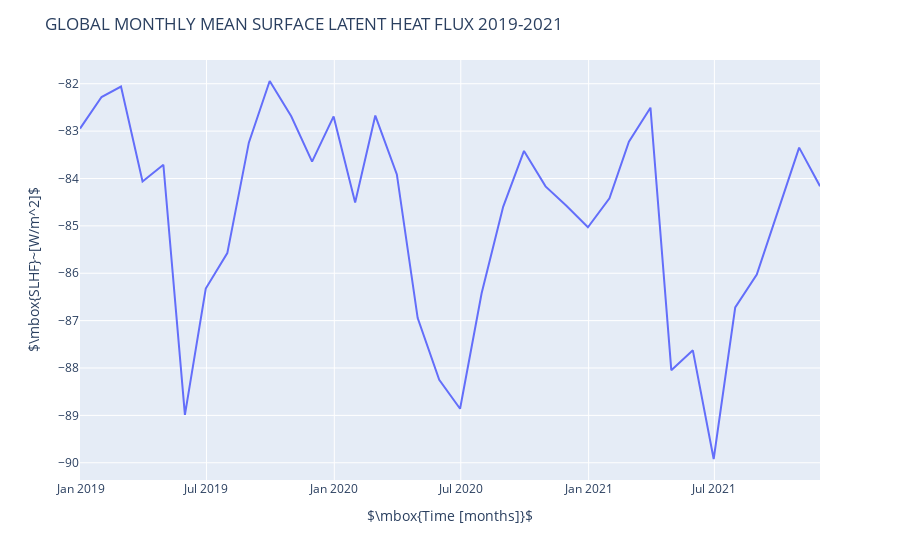

Notebook source saved alongside this figure:
### Markdown cell above
#### Plot result

### Code cell
monthly_global_slhf_ts = monthly_global_slhf_ts.squeeze()
fig = px.line(
    x=monthly_global_slhf_ts["time"],
    y=monthly_global_slhf_ts["slhf"],
)
fig.update_layout(
    xaxis_title=r"$\mbox{Time [months]}$",
    yaxis_title=r"$\mbox{SLHF}~[W/m^2]$",
    title="GLOBAL MONTHLY MEAN SURFACE LATENT HEAT FLUX 2019-2021",
)
fig.show()

### Figure 1 — Plotly figure (JSON) as saved in the notebook; plotly's stock layout.template omitted (floating-point values rounded to 4 significant figures)
{"data": [{"hovertemplate": "x=%{x}<br>y=%{y}<extra></extra>", "legendgroup": "", "line": {"color": "#636efa", "dash": "solid"}, "marker": {"symbol": "circle"}, "mode": "lines", "name": "", "orientation": "v", "showlegend": false, "type": "scatter", "x": ["2018-12-31T00:00:00", "2019-01-31T00:00:00", "2019-02-28T00:00:00", "2019-03-31T00:00:00", "2019-04-30T00:00:00", "2019-05-31T00:00:00", "2019-06-30T00:00:00", "2019-07-31T00:00:00", "2019-08-31T00:00:00", "2019-09-30T00:00:00", "2019-10-31T00:00:00", "2019-11-30T00:00:00", "2019-12-31T00:00:00", "2020-01-31T00:00:00", "2020-02-29T00:00:00", "2020-03-31T00:00:00", "2020-04-30T00:00:00", "2020-05-31T00:00:00", "2020-06-30T00:00:00", "2020-07-31T00:00:00", "2020-08-31T00:00:00", "2020-09-30T00:00:00", "2020-10-31T00:00:00", "2020-11-30T00:00:00", "2020-12-31T00:00:00", "2021-01-31T00:00:00", "2021-02-28T00:00:00", "2021-03-31T00:00:00", "2021-04-30T00:00:00", "2021-05-31T00:00:00", "2021-06-30T00:00:00", "2021-07-31T00:00:00", "2021-08-31T00:00:00", "2021-09-30T00:00:00", "2021-10-31T00:00:00", "2021-11-30T00:00:00"], "xaxis": "x", "y": [-82.95, -82.28, -82.06, -84.06, -83.71, -88.99, -86.32, -85.57, -83.24, -81.94, -82.69, -83.64, -82.69, -84.51, -82.67, -83.92, -86.95, -88.25, -88.86, -86.42, -84.6, -83.42, -84.17, -84.57, -85.03, -84.42, -83.22, -82.51, -88.05, -87.63, -89.92, -86.72, -86.03, -84.7, -83.35, -84.16], "yaxis": "y"}], "layout": {"legend": {"tracegroupgap": 0}, "margin": {"t": 60}, "title": {"text": "GLOBAL MONTHLY MEAN SURFACE LATENT HEAT FLUX 2019-2021"}, "xaxis": {"anchor": "y", "domain": [0, 1], "title": {"text": "$\\mbox{Time [months]}$"}}, "yaxis": {"anchor": "x", "domain": [0, 1], "title": {"text": "$\\mbox{SLHF}~[W/m^2]$"}}}}
